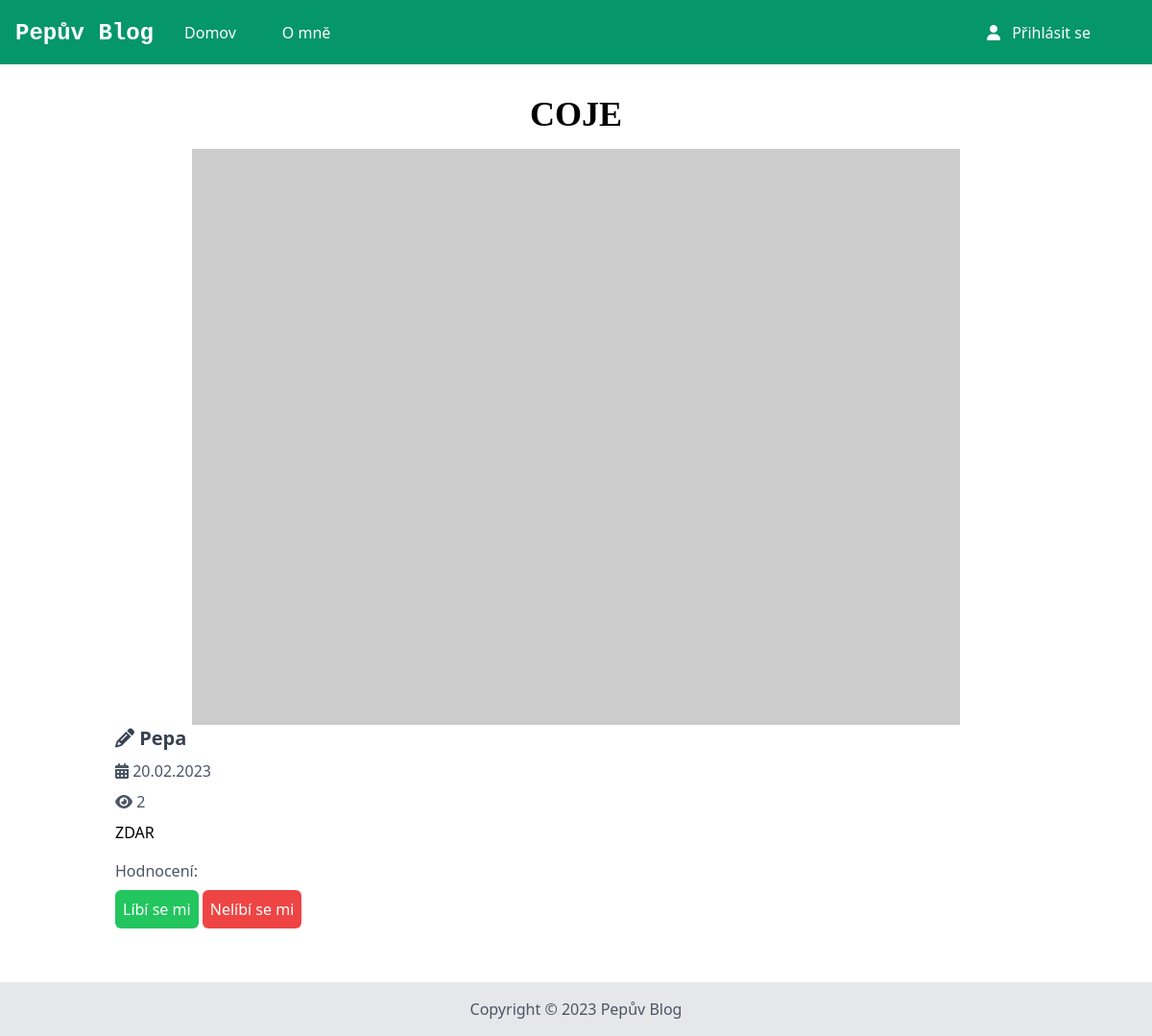
Page /article/3 on the committed database.
### app.py (models this page shows, shortened)
class Article(db.Model):
    id = db.Column(db.Integer, primary_key=True)
    title = db.Column(db.String, nullable=False)
    content = db.Column(db.String, nullable=False)
    author_id = db.Column(db.Integer, db.ForeignKey('user.id'), nullable=False)
    categories = db.Column(db.PickleType, default=["uncategorized"])
    likes = db.Column(db.PickleType)
    dislikes = db.Column(db.PickleType)
    date_created = db.Column(db.DateTime, default=datetime.utcnow)
    views = db.Column(db.Integer, default=0)
    thumbnail = db.Column(db.String)
    @property
    def reviews(self):
        return sum(self.likes.values()) - sum(self.dislikes.values())

class User(db.Model):
    id = db.Column(db.Integer, primary_key=True)
    login = db.Column(db.String, nullable=False)
    password = db.Column(db.String, nullable=False)
    admin = db.Column(db.Boolean, default=0)
    articles = db.relationship('Article', backref='author', lazy=True)
    is_active = db.Column(db.Boolean, default=True)
    is_authenticated = db.Column(db.Boolean)
    def is_authenticated(self):
        return self.is_authenticated
    def is_active(self):
        return self.is_active

### app.py (the view)
@app.route("/article/<int:id>")
def article(id):
    article = Article.query.filter_by(id=id).first()
    article.views=article.views+1
    db.session.commit()
    return render_template("article.html",article=article)

### templates/article.html (shortened to what this page needs)
{% extends 'base.html' %}
{% block body %}
<div class="container mx-auto p-4">
  <div class="bg-white p-4">
    <h1 class="text-4xl font-bold font-serif mb-4 text-center">{{article.title}}</h1>
    {% if article.thumbnail==None %}
    <img src="https://picsum.photos/800/600" alt="{{article.title}}" class="m-auto">
    {% else %}
    <img src="{{article.thumbnail}}" alt="{{article.title}}" class="m-auto">
    {%endif%}
    <p class="text-gray-700 mb-2 text-xl font-bold"><i class="fa-solid fa-pencil"></i> {{article.author.login}}</p>
    <p class="text-gray-600 mb-2"><i class="fa-solid fa-calendar-days"></i> {{article.date_created.strftime('%d.%m.%Y')}}</p>
    <p class="text-gray-600 mb-2"><i class="fa-solid fa-eye"></i> {{article.views}}</p>
    <div class=" mb-4">
      {{article.content|safe}}
    </div>
    <div>
      <p class="text-gray-600 mb-2">Hodnocení: {{article.reviews}}</p>
      <button class="bg-green-500 text-white p-2 rounded-md hover:bg-green-600">Líbí se mi</button>
      <button class="bg-red-500 text-white p-2 rounded-md hover:bg-red-600">Nelíbí se mi</button>
    </div>
  </div>
</div>
{% endblock %}

### rows in the picture
Article: title "COJE", date_created "20.02.2023", views "2", content "ZDAR"
User: author.login "Pepa"
